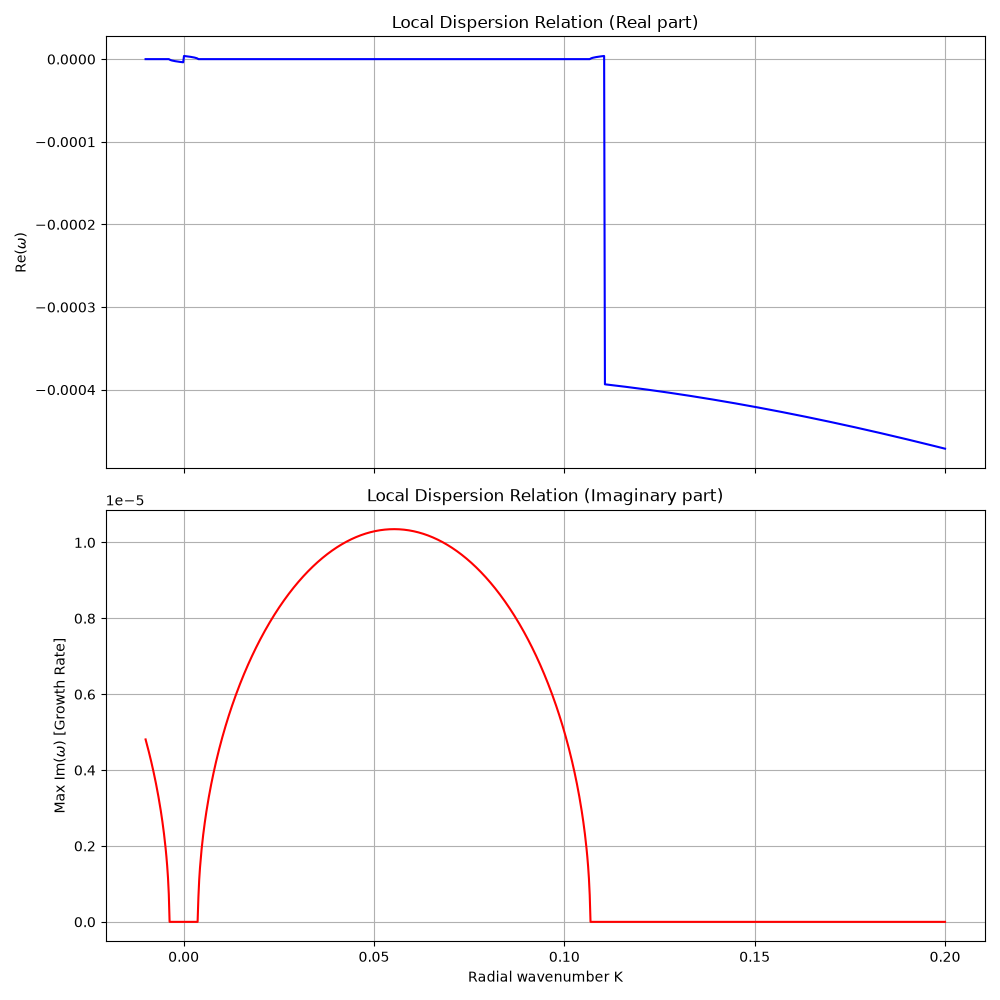

This figure's Python source:
import numpy as np
import matplotlib.pyplot as plt

def main():
    G = 6.67430e-11
    M = 5.683e26
    R_saturn = 60268000.0
    r0 = 100000000.0
    H0 = 10.0
    rho = 100.0
    mu0 = 4 * np.pi * 1e-7
    m = 1  # Non-zero azimuthal wavenumber

    # Range of K values
    K_vals = np.linspace(-0.01, 0.2, 1000)

    # Specific radius to plot
    r = 1e8

    # 2 Subplots: Real and Imaginary
    fig, (ax_real, ax_imag) = plt.subplots(2, 1, figsize=(10, 10), sharex=True)

    Omega = np.sqrt(G * M / r**3)
    H = H0 * (r / r0)**(1.5)
    B0 = 2e-5 * (R_saturn / r)**3

    omega_a_sq = B0**2 / (mu0 * rho * H**2)

    real_parts = []
    imag_parts = []

    A = omega_a_sq
    D = 5 * m * Omega / r**2

    for K in K_vals:
        kr = K
        k_sq = K**2 + m**2 / r**2
        k_abs = np.sqrt(k_sq)

        B_term = H * (G * M * H / r**3 - 2 * np.pi * G * rho / k_abs)
        C_term = k_sq - 1j * 5 * kr / (2 * r)

        C4 = 1
        C3 = 0
        C2 = -(2*A + 4*Omega**2 + B_term * C_term)
        C1 = -(D * B_term)
        C0 = A * (A + B_term * C_term)

        coeffs = [C4, C3, C2, C1, C0]
        rts = np.roots(coeffs)

        # Find the root with the maximum imaginary part (most unstable)
        max_rt = max(rts, key=lambda rt: rt.imag)
        real_parts.append(max_rt.real)
        imag_parts.append(max_rt.imag)

    ax_real.plot(K_vals, real_parts, 'b')
    ax_real.set_ylabel(r'Re($\omega$)')
    ax_real.set_title('Local Dispersion Relation (Real part)')
    ax_real.grid(True)

    ax_imag.plot(K_vals, imag_parts, 'r')
    ax_imag.set_xlabel('Radial wavenumber K')
    ax_imag.set_ylabel(r'Max Im($\omega$) [Growth Rate]')
    ax_imag.set_title('Local Dispersion Relation (Imaginary part)')
    ax_imag.grid(True)

    plt.tight_layout()
    plt.savefig('local_dispersion.png')
    plt.close()

if __name__ == "__main__":
    main()
